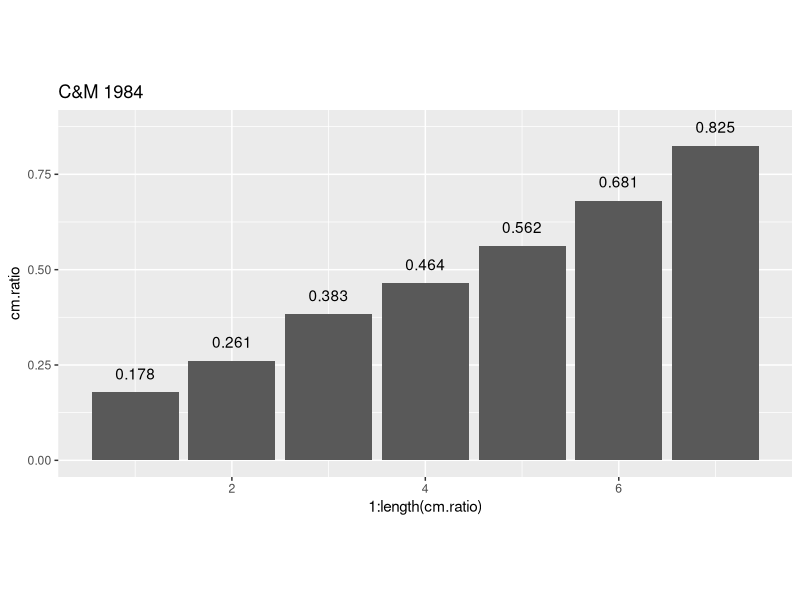
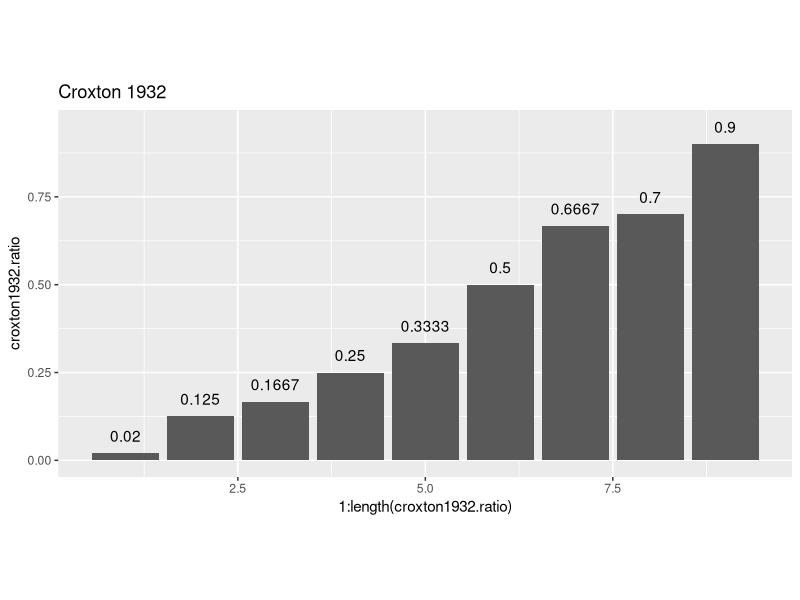
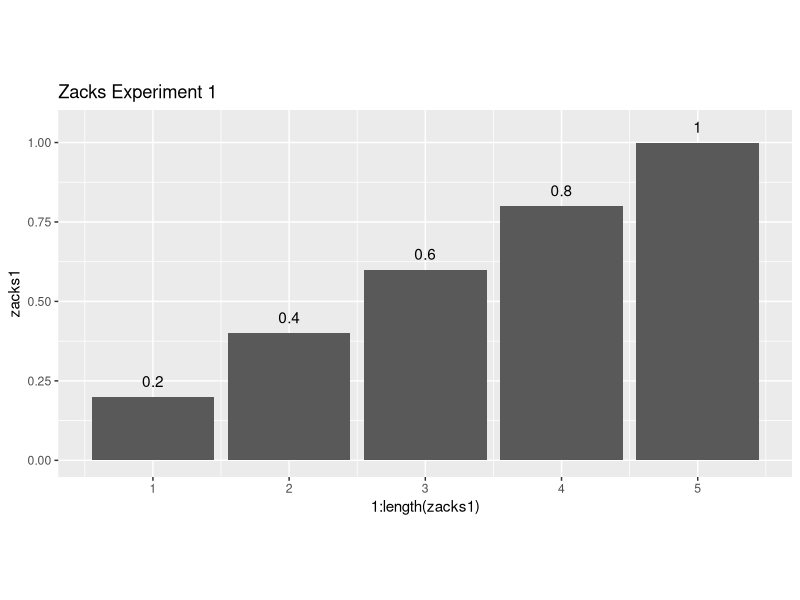
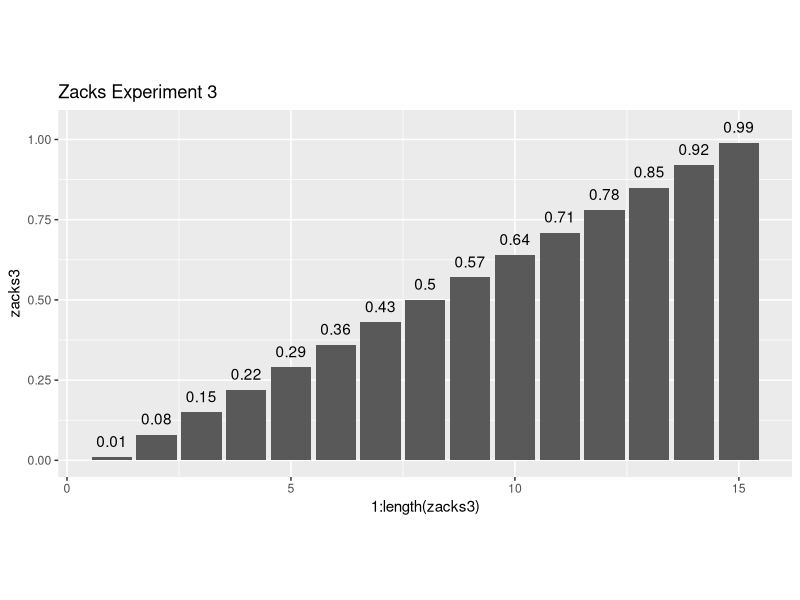

Reproduce these figures in R, in order.
## ---- chunk 1
library(tidyverse)
## ---- chunk 2
#| label: "Ratios used by several studies"
#| layout-ncol: 2

# Graph showing the ratios used by C&M
library(tidyverse)
cm.ratio <- (c(17.8, 26.1, 38.3, 46.4, 56.2, 68.1, 82.5)/100)
croxton1932.ratio <- c(2, 12.5, 16.67, 25, 33.33, 50, 66.67, 70, 90)/100
zacks1 <- c(20, 40, 60, 80, 100)/100
zacks3 <- seq(1, 99, by = 7)/100

ggplot(mapping = aes(x = 1:length(cm.ratio), y = cm.ratio)) + 
  geom_col() + 
  geom_text(aes(label = cm.ratio, y = cm.ratio + 0.05)) + 
  labs(title = "C&M 1984") + 
  theme(aspect.ratio = 1/2)

ggplot(mapping = aes(x = 1:length(croxton1932.ratio), y = croxton1932.ratio)) + 
  geom_col() + 
  geom_text(aes(label = croxton1932.ratio, y = croxton1932.ratio + 0.05)) + 
  labs(title = "Croxton 1932") + 
  theme(aspect.ratio = 1/2)

ggplot(mapping = aes(x = 1:length(zacks1), y = zacks1)) + 
  geom_col() + 
  geom_text(aes(label = zacks1, y = zacks1 + 0.05)) + 
  labs(title = "Zacks Experiment 1") + 
  theme(aspect.ratio = 1/2)

ggplot(mapping = aes(x = 1:length(zacks3), y = zacks3)) + 
  geom_col() + 
  geom_text(aes(label = zacks3, y = zacks3 + 0.05)) + 
  labs(title = "Zacks Experiment 3") + 
  theme(aspect.ratio = 1/2)
